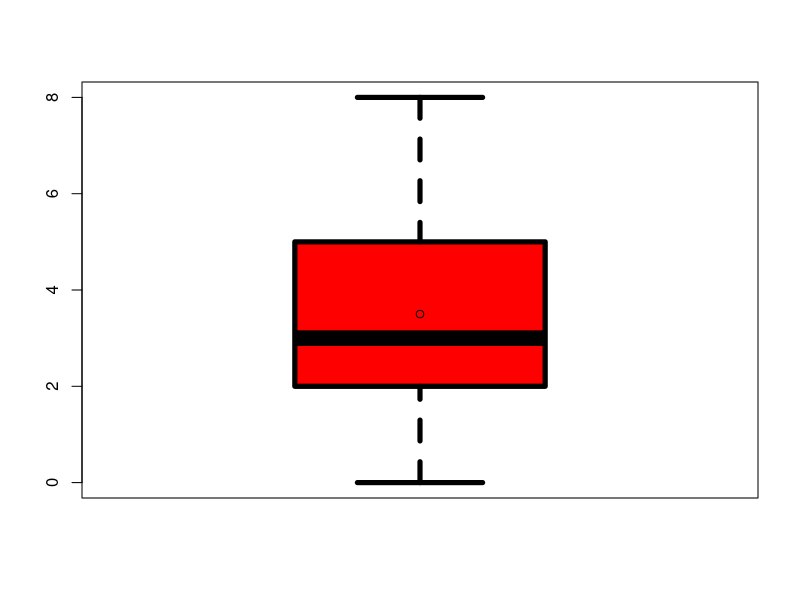
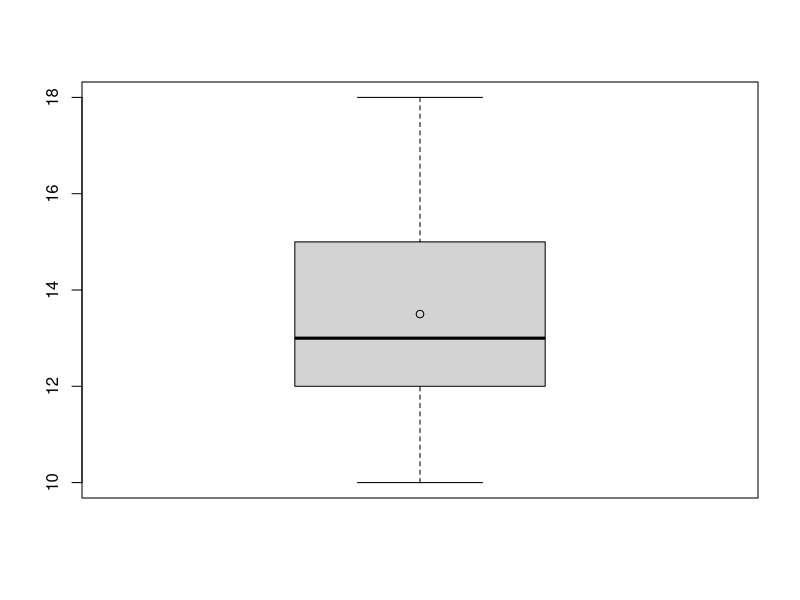
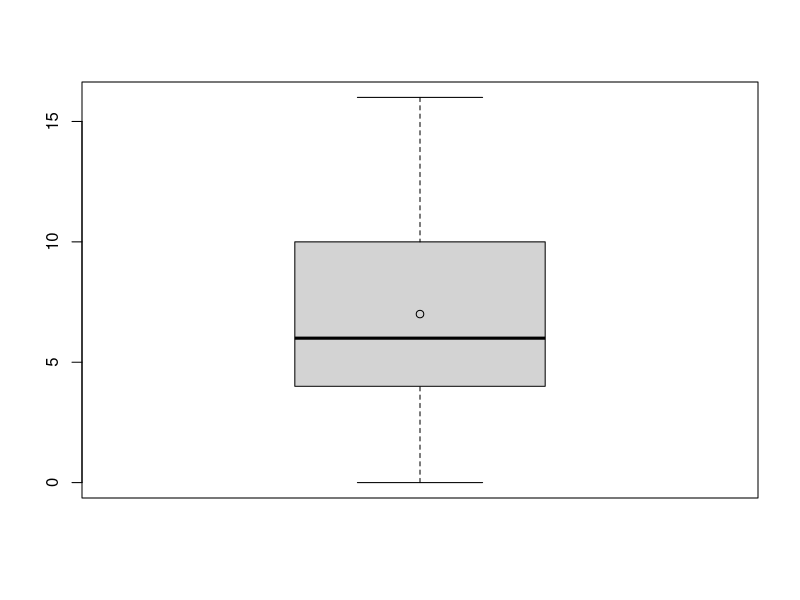
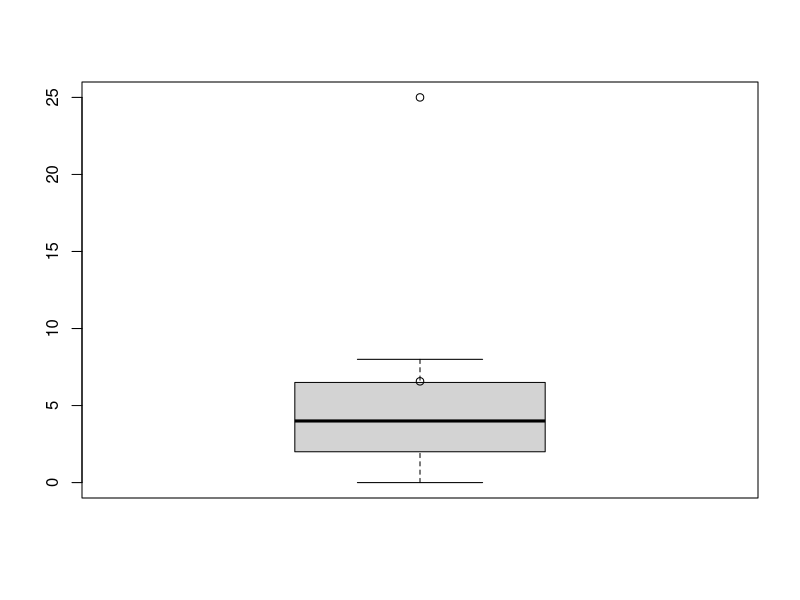

Here is the R script that generated these plots, in order:
# Exercice 2

# 1)
x <- c(4,0,2,2,8,5)                # création d'un vecteur 
sort(x)                            # tri par valeurs croissantes
median(x)                          # médiane
mean(x)                            # moyenne
quantile(x)                        # quantiles
Q1 <- quantile(x)[2]               # 25% [2]
Q3 <- quantile(x)[4]               # 75% [4]
etendue <- Q3-Q1                   # étendue inter-quartiles
sd(x)                              # écart-type (standard deviation)
var(x)                             # variance
boxplot(x,col="red",lwd=5)         # trace la boite de Tuckey
points(mean(x))                    # ajoute la moyenne
# il est possible de modifier les paramètres graphiques toutes les fonctions graphiques : col="red",lwd=5 ...

# 2)
y <- x+10                          # 10 s'ajoute à chaque compsante de x 
sort(y)                            # tri par valeurs croissantes
median(y)                          # médiane
mean(y)                            # moyenne
quantile(y)                        # quantiles
Q1Y <- quantile(y)[2]              # 25% [2]
Q3Y <- quantile(y)[4]              # 75% [4]
etendueY <- Q3Y-Q1Y                # étendue inter-quartiles
sd(y)                              # écart-type (standard deviation)
var(y)                             # variance
boxplot(y)                         # trace la boite de Tuckey
points(mean(y))                    # ajoute la moyennepoints(mean(y))                    
# Conclusion: mediane,moyenne,quantiles, augemente 10
#             étendue,écart-type,variance reste la meme

# 3)
z <- x*2
sort(z)                            # tri par valeurs croissantes
median(z)                          # médiane
mean(z)                            # moyenne
quantile(z)                        # quantiles
Q1Z <- quantile(z)[2]              # 25% [2]
Q3Z <- quantile(z)[4]              # 75% [4]
etendueZ <- Q3Z-Q1Z                # étendue inter-quartiles
sd(z)                              # écart-type (standard deviation)
var(z)                             # variance
boxplot(z)                         # trace la boite de Tuckey
points(mean(z)) 
# Conclusion: mediane,moyenne,quantiles,étendue,écart-type 2 fois
#             variance varie de 7.9 à 31.6

# 4)
w <- c(x,25)                       # concaténation
sort(w)
median(w)
mean(w)
quantile(w)
Q1W <- quantile(w)[2]
Q3W <- quantile(w)[4]
etendueW <- Q3W-Q1W
sd(w)
var(w)
boxplot(w)
points(mean(w))
# Conclusion: médiane,moyenne,quantiles,étendue,écart-type,variance varie
#             dans la boite de Tuckey point 25 est le point aberrant